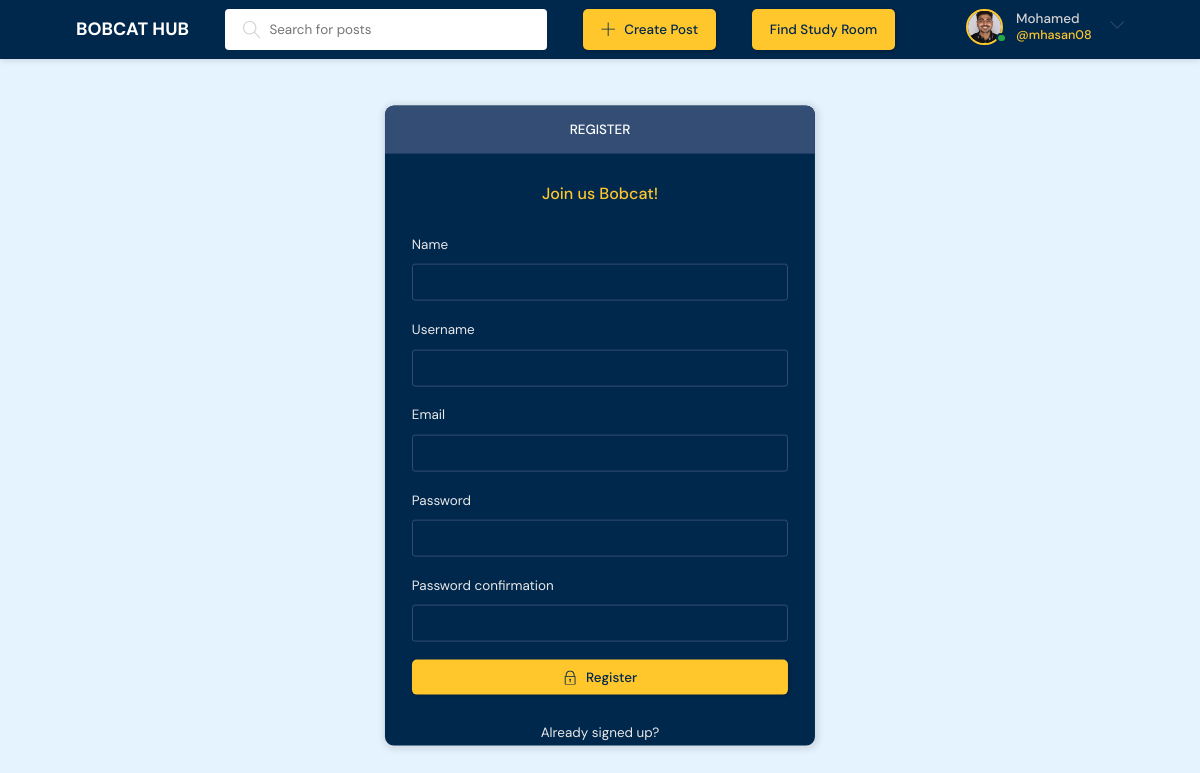
Page /register/ (signed in) on the committed database.
### base/models.py (models this page shows)
class User(AbstractUser):
    name = models.CharField(max_length=200, null=True)
    email = models.EmailField(unique=True, null=True)
    bio = models.TextField(null=True)
    avatar = models.ImageField(null=True, default="avatar.svg")
    USERNAME_FIELD = 'email'
    REQUIRED_FIELDS = []
    objects = UserManager()  # Attach custom UserManager here

### base/views.py (the view, shortened to what this page needs)
# urls.py: path('register/', views.registerPage, name="register"),
def registerPage(request):
    form = MyUserCreationForm()
    return render(request, 'base/login_register.html', {'form': form})

### base/forms.py
class MyUserCreationForm(UserCreationForm):
    class Meta:
        model = User
        fields = ['name', 'username', 'email', 'password1', 'password2']

### base/templates/base/login_register.html (shortened to what this page needs)
{% extends 'main.html' %} {% block content %}
<main class="auth layout">
  {% if page == 'login' %}
  <div class="container">
    <div class="layout__box">
      <div class="layout__boxHeader">
        <div class="layout__boxTitle">
          <h3>Login</h3>
        </div>
      </div>
      <div class="layout__body">
        <h2 class="auth__tagline">Welcome Bobcat!</h2>
        <form class="form" action="" method="POST">
          {% csrf_token %}
          <div class="form__group form__group">
            <label for="room_name">Email</label>
            <input id="username" name="email" type="email" placeholder="e.g. dennis_ivy@email.com" />
          </div>
          <div class="form__group">
            <label for="password">Password</label>
            <input id="password" name="password" type="password" placeholder="&bull;&bull;&bull;&bull;&bull;&bull;&bull;&bull;" />
          </div>
          <button class="btn btn--main" type="submit" style="width: 100%; display: flex; justify-content: center">
            <svg version="1.1" xmlns="http://www.w3.org/2000/svg" width="32" height="32" viewBox="0 0 32 32">
              <title>lock</title>
              <path
                d="M27 12h-1v-2c0-5.514-4.486-10-10-10s-10 4.486-10 10v2h-1c-0.553 0-1 0.447-1 1v18c0 0.553 0.447 1 1 1h22c0.553 0 1-0.447 1-1v-18c0-0.553-0.447-1-1-1zM8 10c0-4.411 3.589-8 8-8s8 3.589 8 8v2h-16v-2zM26 30h-20v-16h20v16z"></path>
              <path
                d="M15 21.694v4.306h2v-4.306c0.587-0.348 1-0.961 1-1.694 0-1.105-0.895-2-2-2s-2 0.895-2 2c0 0.732 0.413 1.345 1 1.694z"></path>
            </svg>
            Login
          </button>
        </form>
        <div class="auth__action">
          <p>Haven't signed up yet?</p>
          <a href="{% url 'register' %}" class="btn btn--link">Sign Up</a>
        </div>
      </div>
    </div>
  </div>
  {% else %}
  <div class="container">
    <div class="layout__box">
      <div class="layout__boxHeader">
        <div class="layout__boxTitle">
          <h3>Register</h3>
        </div>
      </div>
      <div class="layout__body">
        <h2 class="auth__tagline">Join us Bobcat!</h2>
        <form class="form" action="" method="POST">
          {% csrf_token %} {% for field in form %}
          <div class="form__group form__group">
            <label for="room_name">{{field.label}}</label>
            {{field}}
          </div>
          {% endfor %}
          <button class="btn btn--main" type="submit" style="width: 100%; display: flex; justify-content: center">
            Register
          </button>
        </form>
        <div class="auth__action">
          <p>Already signed up?</p>
          <a href="{% url 'login' %}" class="btn btn--link">Login</a>
        </div>
      </div>
    </div>
  </div>
  {% endif %}
</main>
{% endblock content %}

### templates/navbar.html (shortened to what this page needs)
{% load static %}
<header class="header header--loggedIn">
  <div class="container">
    <div class="header_top_elements">
      <a href="{% url 'home' %}" class="header__logo">
        <h1>BOBCAT HUB</h1>
      </a>
      <form class="header__search" method="GET" action="{% url 'home' %}">
        <label>
          <input name="q" placeholder="Search for posts"/>
        </label>
      </form>
      <a class="btn btn--main" href="{% url 'create-room' %}">
        <svg version="1.1" xmlns="http://www.w3.org/2000/svg" width="32" height="32" viewBox="0 0 32 32">
          <title>add</title>
          <path d="M16.943 0.943h-1.885v14.115h-14.115v1.885h14.115v14.115h1.885v-14.115h14.115v-1.885h-14.115v-14.115z"></path>
        </svg>
        Create Post
      </a>
      <a class="btn btn--main" href="{% url 'study-room' %}">
        Find Study Room
      </a>
      <nav class="header__menu">
        {% if request.user.is_authenticated %}
        <div class="header__user">
          <a href="{% url 'user-profile' pk=request.user.pk %}">
            <div class="avatar avatar--medium active">
              <img src="{{request.user.avatar.url}}" />
            </div>
            <p>{{request.user.name}} <span>@{{request.user.username}}</span></p>
          </a>
          <button class="dropdown-button">
            <svg version="1.1" xmlns="http://www.w3.org/2000/svg" width="32" height="32" viewBox="0 0 32 32">
              <title>chevron-down</title>
              <path d="M16 21l-13-13h-3l16 16 16-16h-3l-13 13z"></path>
            </svg>
          </button>
        </div>
        {% else %}
        <div class="header__user">
          <a href="{% url 'login' %}" class="btn btn--main btn--pill">Login</a>
          <a href="{% url 'register' %}" class="btn btn--main btn--pill">Sign Up</a>
        </div>
        {% endif %}
      </nav>
    </div>
  </div>
</header>

### rows in the picture
User: user.avatar (picture), user.name "Mohamed", user.username "mhasan08"

### other values in the picture
{{ field.label }} "Name" "Username" "Email" "Password" "Password confirmation"
